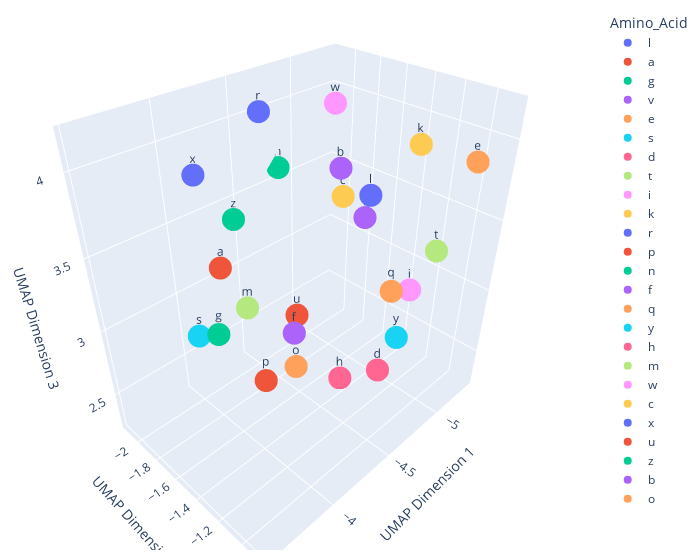

Notebook code for this chart:
### Code cell
fig = px.scatter_3d(df, x=0, y=1, z=2,text='Amino_Acid',color='Amino_Acid')
fig.update_layout(scene = dict(
                    xaxis_title='UMAP Dimension 1',
                    yaxis_title='UMAP Dimension 2',
                    zaxis_title='UMAP Dimension 3'),
                    width=700,
                    margin=dict(r=20, b=10, l=10, t=10))
fig.show()

### Figure 1 — Plotly figure (JSON) as saved in the notebook; plotly's stock layout.template omitted (floating-point values rounded to 4 significant figures)
{"data": [{"hoverlabel": {"namelength": 0}, "hovertemplate": "Amino_Acid=%{text}<br>0=%{x}<br>1=%{y}<br>2=%{z}", "legendgroup": "l", "marker": {"color": "#636efa", "symbol": "circle"}, "mode": "markers+text", "name": "l", "scene": "scene", "showlegend": true, "text": ["l"], "type": "scatter3d", "x": [-4.54], "y": [-1.132], "z": [3.869]}, {"hoverlabel": {"namelength": 0}, "hovertemplate": "Amino_Acid=%{text}<br>0=%{x}<br>1=%{y}<br>2=%{z}", "legendgroup": "a", "marker": {"color": "#EF553B", "symbol": "circle"}, "mode": "markers+text", "name": "a", "scene": "scene", "showlegend": true, "text": ["a"], "type": "scatter3d", "x": [-3.806], "y": [-1.434], "z": [3.639]}, {"hoverlabel": {"namelength": 0}, "hovertemplate": "Amino_Acid=%{text}<br>0=%{x}<br>1=%{y}<br>2=%{z}", "legendgroup": "g", "marker": {"color": "#00cc96", "symbol": "circle"}, "mode": "markers+text", "name": "g", "scene": "scene", "showlegend": true, "text": ["g"], "type": "scatter3d", "x": [-3.529], "y": [-1.111], "z": [3.581]}, {"hoverlabel": {"namelength": 0}, "hovertemplate": "Amino_Acid=%{text}<br>0=%{x}<br>1=%{y}<br>2=%{z}", "legendgroup": "v", "marker": {"color": "#ab63fa", "symbol": "circle"}, "mode": "markers+text", "name": "v", "scene": "scene", "showlegend": true, "text": ["v"], "type": "scatter3d", "x": [-5.158], "y": [-1.658], "z": [3.279]}, {"hoverlabel": {"namelength": 0}, "hovertemplate": "Amino_Acid=%{text}<br>0=%{x}<br>1=%{y}<br>2=%{z}", "legendgroup": "e", "marker": {"color": "#FFA15A", "symbol": "circle"}, "mode": "markers+text", "name": "e", "scene": "scene", "showlegend": true, "text": ["e"], "type": "scatter3d", "x": [-5.197], "y": [-0.9392], "z": [3.896]}, {"hoverlabel": {"namelength": 0}, "hovertemplate": "Amino_Acid=%{text}<br>0=%{x}<br>1=%{y}<br>2=%{z}", "legendgroup": "s", "marker": {"color": "#19d3f3", "symbol": "circle"}, "mode": "markers+text", "name": "s", "scene": "scene", "showlegend": true, "text": ["s"], "type": "scatter3d", "x": [-3.9], "y": [-1.828], "z": [2.923]}, {"hoverlabel": {"namelength": 0}, "hovertemplate": "Amino_Acid=%{text}<br>0=%{x}<br>1=%{y}<br>2=%{z}", "legendgroup": "d", "marker": {"color": "#FF6692", "symbol": "circle"}, "mode": "markers+text", "name": "d", "scene": "scene", "showlegend": true, "text": ["d"], "type": "scatter3d", "x": [-4.957], "y": [-1.302], "z": [2.302]}, {"hoverlabel": {"namelength": 0}, "hovertemplate": "Amino_Acid=%{text}<br>0=%{x}<br>1=%{y}<br>2=%{z}", "legendgroup": "t", "marker": {"color": "#B6E880", "symbol": "circle"}, "mode": "markers+text", "name": "t", "scene": "scene", "showlegend": true, "text": ["t"], "type": "scatter3d", "x": [-4.783], "y": [-0.8645], "z": [3.551]}, {"hoverlabel": {"namelength": 0}, "hovertemplate": "Amino_Acid=%{text}<br>0=%{x}<br>1=%{y}<br>2=%{z}", "legendgroup": "i", "marker": {"color": "#FF97FF", "symbol": "circle"}, "mode": "markers+text", "name": "i", "scene": "scene", "showlegend": true, "text": ["i"], "type": "scatter3d", "x": [-5.325], "y": [-1.362], "z": [2.763]}, {"hoverlabel": {"namelength": 0}, "hovertemplate": "Amino_Acid=%{text}<br>0=%{x}<br>1=%{y}<br>2=%{z}", "legendgroup": "k", "marker": {"color": "#FECB52", "symbol": "circle"}, "mode": "markers+text", "name": "k", "scene": "scene", "showlegend": true, "text": ["k"], "type": "scatter3d", "x": [-5.338], "y": [-1.408], "z": [3.809]}, {"hoverlabel": {"namelength": 0}, "hovertemplate": "Amino_Acid=%{text}<br>0=%{x}<br>1=%{y}<br>2=%{z}", "legendgroup": "r", "marker": {"color": "#636efa", "symbol": "circle"}, "mode": "markers+text", "name": "r", "scene": "scene", "showlegend": true, "text": ["r"], "type": "scatter3d", "x": [-4.371], "y": [-1.762], "z": [4.176]}, {"hoverlabel": {"namelength": 0}, "hovertemplate": "Amino_Acid=%{text}<br>0=%{x}<br>1=%{y}<br>2=%{z}", "legendgroup": "p", "marker": {"color": "#EF553B", "symbol": "circle"}, "mode": "markers+text", "name": "p", "scene": "scene", "showlegend": true, "text": ["p"], "type": "scatter3d", "x": [-3.755], "y": [-1.076], "z": [3.178]}, {"hoverlabel": {"namelength": 0}, "hovertemplate": "Amino_Acid=%{text}<br>0=%{x}<br>1=%{y}<br>2=%{z}", "legendgroup": "n", "marker": {"color": "#00cc96", "symbol": "circle"}, "mode": "markers+text", "name": "n", "scene": "scene", "showlegend": true, "text": ["n"], "type": "scatter3d", "x": [-4.84], "y": [-2.135], "z": [3.581]}, {"hoverlabel": {"namelength": 0}, "hovertemplate": "Amino_Acid=%{text}<br>0=%{x}<br>1=%{y}<br>2=%{z}", "legendgroup": "f", "marker": {"color": "#ab63fa", "symbol": "circle"}, "mode": "markers+text", "name": "f", "scene": "scene", "showlegend": true, "text": ["f"], "type": "scatter3d", "x": [-4.388], "y": [-1.533], "z": [2.831]}, {"hoverlabel": {"namelength": 0}, "hovertemplate": "Amino_Acid=%{text}<br>0=%{x}<br>1=%{y}<br>2=%{z}", "legendgroup": "q", "marker": {"color": "#FFA15A", "symbol": "circle"}, "mode": "markers+text", "name": "q", "scene": "scene", "showlegend": true, "text": ["q"], "type": "scatter3d", "x": [-4.89], "y": [-1.203], "z": [3.059]}, {"hoverlabel": {"namelength": 0}, "hovertemplate": "Amino_Acid=%{text}<br>0=%{x}<br>1=%{y}<br>2=%{z}", "legendgroup": "y", "marker": {"color": "#19d3f3", "symbol": "circle"}, "mode": "markers+text", "name": "y", "scene": "scene", "showlegend": true, "text": ["y"], "type": "scatter3d", "x": [-4.785], "y": [-1.059], "z": [2.843]}, {"hoverlabel": {"namelength": 0}, "hovertemplate": "Amino_Acid=%{text}<br>0=%{x}<br>1=%{y}<br>2=%{z}", "legendgroup": "h", "marker": {"color": "#FF6692", "symbol": "circle"}, "mode": "markers+text", "name": "h", "scene": "scene", "showlegend": true, "text": ["h"], "type": "scatter3d", "x": [-4.744], "y": [-1.456], "z": [2.267]}, {"hoverlabel": {"namelength": 0}, "hovertemplate": "Amino_Acid=%{text}<br>0=%{x}<br>1=%{y}<br>2=%{z}", "legendgroup": "m", "marker": {"color": "#B6E880", "symbol": "circle"}, "mode": "markers+text", "name": "m", "scene": "scene", "showlegend": true, "text": ["m"], "type": "scatter3d", "x": [-4.41], "y": [-1.998], "z": [2.759]}, {"hoverlabel": {"namelength": 0}, "hovertemplate": "Amino_Acid=%{text}<br>0=%{x}<br>1=%{y}<br>2=%{z}", "legendgroup": "w", "marker": {"color": "#FF97FF", "symbol": "circle"}, "mode": "markers+text", "name": "w", "scene": "scene", "showlegend": true, "text": ["w"], "type": "scatter3d", "x": [-4.997], "y": [-1.8], "z": [4.049]}, {"hoverlabel": {"namelength": 0}, "hovertemplate": "Amino_Acid=%{text}<br>0=%{x}<br>1=%{y}<br>2=%{z}", "legendgroup": "c", "marker": {"color": "#FECB52", "symbol": "circle"}, "mode": "markers+text", "name": "c", "scene": "scene", "showlegend": true, "text": ["c"], "type": "scatter3d", "x": [-5.274], "y": [-1.954], "z": [3.28]}, {"hoverlabel": {"namelength": 0}, "hovertemplate": "Amino_Acid=%{text}<br>0=%{x}<br>1=%{y}<br>2=%{z}", "legendgroup": "x", "marker": {"color": "#636efa", "symbol": "circle"}, "mode": "markers+text", "name": "x", "scene": "scene", "showlegend": true, "text": ["x"], "type": "scatter3d", "x": [-3.848], "y": [-1.642], "z": [4.042]}, {"hoverlabel": {"namelength": 0}, "hovertemplate": "Amino_Acid=%{text}<br>0=%{x}<br>1=%{y}<br>2=%{z}", "legendgroup": "u", "marker": {"color": "#EF553B", "symbol": "circle"}, "mode": "markers+text", "name": "u", "scene": "scene", "showlegend": true, "text": ["u"], "type": "scatter3d", "x": [-4.845], "y": [-1.976], "z": [2.469]}, {"hoverlabel": {"namelength": 0}, "hovertemplate": "Amino_Acid=%{text}<br>0=%{x}<br>1=%{y}<br>2=%{z}", "legendgroup": "z", "marker": {"color": "#00cc96", "symbol": "circle"}, "mode": "markers+text", "name": "z", "scene": "scene", "showlegend": true, "text": ["z"], "type": "scatter3d", "x": [-3.785], "y": [-1.279], "z": [3.979]}, {"hoverlabel": {"namelength": 0}, "hovertemplate": "Amino_Acid=%{text}<br>0=%{x}<br>1=%{y}<br>2=%{z}", "legendgroup": "b", "marker": {"color": "#ab63fa", "symbol": "circle"}, "mode": "markers+text", "name": "b", "scene": "scene", "showlegend": true, "text": ["b"], "type": "scatter3d", "x": [-4.618], "y": [-1.405], "z": [3.898]}, {"hoverlabel": {"namelength": 0}, "hovertemplate": "Amino_Acid=%{text}<br>0=%{x}<br>1=%{y}<br>2=%{z}", "legendgroup": "o", "marker": {"color": "#FFA15A", "symbol": "circle"}, "mode": "markers+text", "name": "o", "scene": "scene", "showlegend": true, "text": ["o"], "type": "scatter3d", "x": [-4.063], "y": [-1.184], "z": [2.998]}], "layout": {"legend": {"title": {"text": "Amino_Acid"}, "tracegroupgap": 0}, "margin": {"b": 10, "l": 10, "r": 20, "t": 10}, "scene": {"domain": {"x": [0, 1], "y": [0, 1]}, "xaxis": {"title": {"text": "UMAP Dimension 1"}}, "yaxis": {"title": {"text": "UMAP Dimension 2"}}, "zaxis": {"title": {"text": "UMAP Dimension 3"}}}, "width": 700}}
